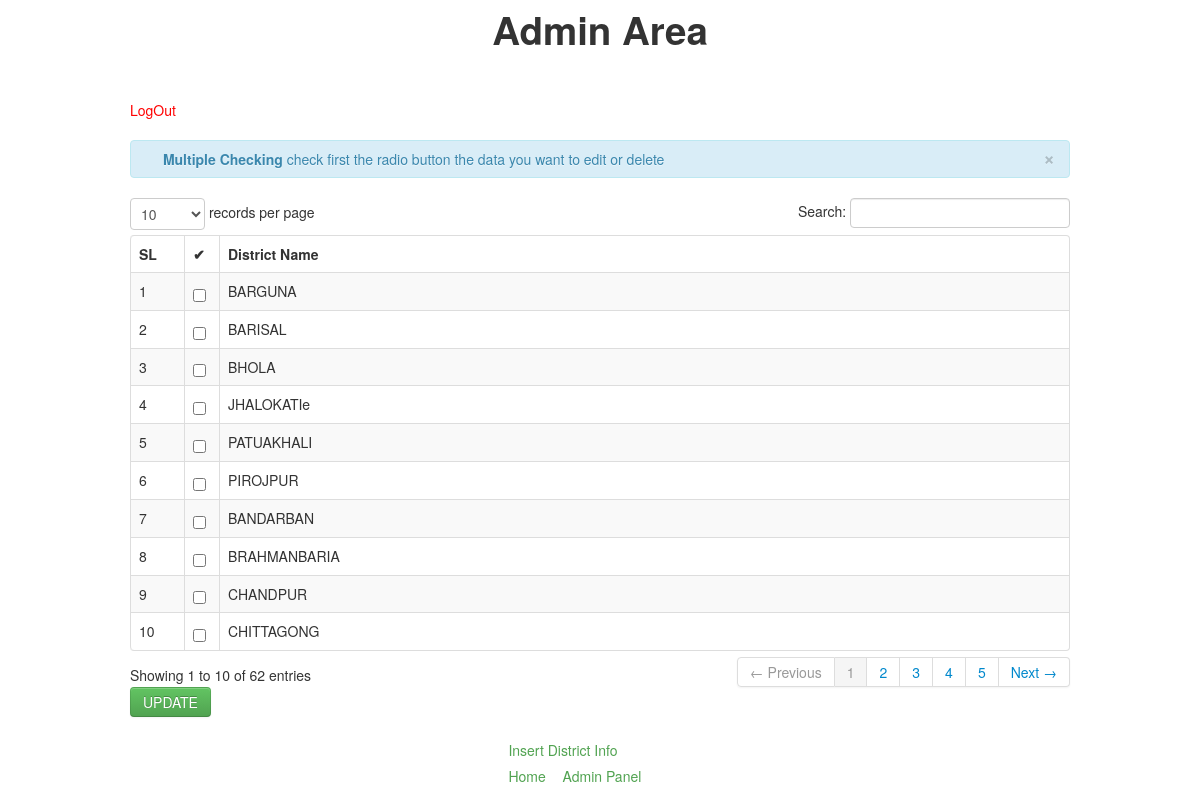
/StudentInfoIndex/district_info.php, run on the app's committed database.
### tables this page shows
CREATE TABLE IF NOT EXISTS `district_info` (
`district_id` int(2) NOT NULL,
  `district_name` varchar(20) NOT NULL
);

### StudentInfoIndex/district_info.php (the view, shortened to what this page needs)
<?php
include('header.php');
?>
<html>
<head>
    <h1 align="center">Admin Area</h1>
</head>
<body>
<div class="container">
<br>
<br>
<a href="admin_logout.php"><font color="red">LogOut</font></a>
<br><br>
<form name="frmUser" action="" method="post">
                        <table cellpadding="0" cellspacing="0" border="0" class="table table-striped table-bordered" id="example">
                            <div class="alert alert-info">
                                <button type="button" class="close" data-dismiss="alert">&times;</button>
<strong><i class="icon-user icon-large"></i>&nbsp;Multiple Checking</strong>&nbsp;check first the radio button the data you want to edit or delete
                            </div>
                            <thead>
                                <tr>
                                    <th width="30">SL</th>
                                    <th width="10">&#10004;</th>
                                    <th width="720">District Name</th>
                                </tr>
                            </thead>
                            <tbody>
                              	<?php
                                $q="SELECT *
                                    FROM `district_info`
                                    ORDER BY `district_id` asc";
							$query=mysqli_query($con_db,$q)or die(mysqli_error($con_db));
							while($row=mysqli_fetch_array($query)){
							$id=$row['district_id'];
							?>
										<tr>
										<td>
										<input name="selector[]" type="checkbox" value="<?php echo $id; ?>">
										</td>
                                         <td><?php echo $row['district_name'] ?></td>
                                </tr>
                         <?php
                          } ?>
                            </tbody>
                        </table>
			<button class="btn btn-success"  name="submit_mult" type="submit" onclick="editDistrictinfo();">
                       UPDATE
            </button>
</form>
</div>
<div id="header">
             <a href="insert_district1.php">Insert District Info</a></li>
        <ul>
            <li><a href="home.php">Home</a></li>
            <li><a href="admin_page.2.php">Admin Panel</a></li>
        </ul>
</body>
</html>

### StudentInfoIndex/district_info.php (style rules this page uses)
ul { float: left; width: 100%; padding: 0; margin: 0; list-style-type: none; }
#header a { float: left; text-decoration: none; color: #51A351; padding: 0.2em 0.6em; border-right: 1px solid bl; }
li { display: inline; }
#header { margin-left: 500px; }

### data on the page
district_info: district_name "BARGUNA"
district_info: district_name "BARISAL"
district_info: district_name "BHOLA"
district_info: district_name "JHALOKATIe"
district_info: district_name "PATUAKHALI"
district_info: district_name "PIROJPUR"
district_info: district_name "BANDARBAN"
district_info: district_name "BRAHMANBARIA"
district_info: district_name "CHANDPUR"
district_info: district_name "CHITTAGONG"
